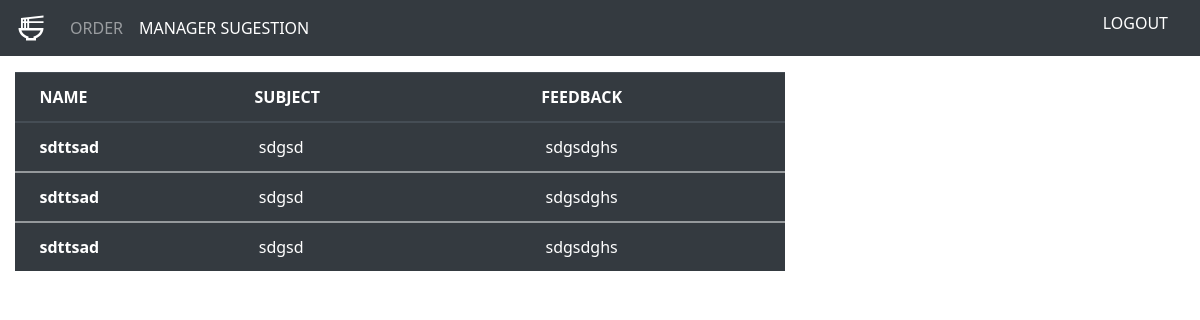
Screenshot of /chefinst.php with the database file from the repository.
### tables this page shows
CREATE TABLE `m2c` (
  `name` varchar(25) NOT NULL,
  `sub` varchar(40) NOT NULL,
  `msg` varchar(255) NOT NULL
);

### chefinst.php (the view, shortened to what this page needs)
<!doctype html>
<html lang="en">
  <head>
    <link rel="stylesheet" href="https://unpkg.com/swiper/swiper-bundle.css" />
<link rel="stylesheet" href="https://unpkg.com/swiper/swiper-bundle.min.css" />
    <link rel="stylesheet" href="https://cdn.jsdelivr.net/npm/bootstrap@4.6.0/dist/css/bootstrap.min.css">
<link href="https://unpkg.com/tailwindcss@^2/dist/tailwind.min.css" rel="stylesheet">
  </head>
  <body>
<header>
<nav class="navbar navbar-expand-md navbar-dark fixed-top bg-dark " >
  <a class="navbar-brand" href="#"> <img src="navbar/logo.svg"  width="30" height="30" class="d-inline-block align-top" alt=""></a>
  <div class="collapse navbar-collapse" id="navbarNavDropdown">
    <ul class="navbar-nav">
      <li class="nav-item">
        <a class="nav-link " href="chef.php">ORDER</a>
      </li>
      <li class="nav-item">
        <a class="nav-link active" href="chefinst.php">MANAGER SUGESTION <span class="sr-only">(current)</span></a>
      </li>
    </ul>
  </div>
  <form class="form-inline">
  <a class="navbar-brand" href="logout_u.php">
  <p class="h6">LOGOUT</p>
  </a>
  </form>
</nav>
</header>
<br>
<br>
<br>
  <form action="" method="POST ">
  <?php
$conn = Connect();
$sql = "SELECT * FROM m2c ";
$result = mysqli_query($conn, $sql);
if (mysqli_num_rows($result) > 0)
{
  ?>
  <div class="col-8">
    <div class="tab-content" id="nav-tabContent">
    <table class="table table-dark">
  <thead>
    <tr>
      <th scope="col">&nbsp;&nbsp;&nbsp;NAME&nbsp;&nbsp;&nbsp;&nbsp;&nbsp;&nbsp;&nbsp;&nbsp;&nbsp;&nbsp;&nbsp;</th>
      <th scope="col">SUBJECT&nbsp;&nbsp;&nbsp;&nbsp;&nbsp;&nbsp;&nbsp;&nbsp;&nbsp;&nbsp;&nbsp;&nbsp;&nbsp;&nbsp;&nbsp;&nbsp;&nbsp;&nbsp;</th>
      <th scope="col">FEEDBACK&nbsp;&nbsp;&nbsp;&nbsp;&nbsp;&nbsp;&nbsp;&nbsp;&nbsp;&nbsp;</th>
    </tr>
  </thead>
  <?PHP
      while($row = mysqli_fetch_assoc($result)){
    ?>
  <tbody>
    <tr>
      <th scope="row">&nbsp;&nbsp;&nbsp;<?php echo $row["name"]; ?></th>
      <td>&nbsp;<?php echo $row["sub"]; ?></td>
      <td>&nbsp;<?php echo $row["msg"]; ?></td>
    </tr>
  </div>
</div>
<?php } ?>
    <br>
  <?php } else { ?>
  <h4><center>0 RESULTS</center> </h4>
  <?php } ?>
        </form>
  </body>
</html>

### rows the page displays
m2c: name "sdttsad", sub "sdgsd", msg "sdgsdghs"
m2c: name "sdttsad", sub "sdgsd", msg "sdgsdghs"
m2c: name "sdttsad", sub "sdgsd", msg "sdgsdghs"
